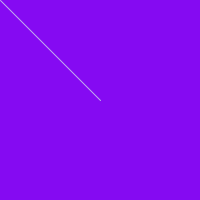
Frame 1 (no input)
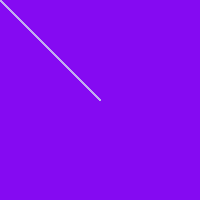
Frame 60 (the mouse pressed at the canvas centre just before this capture)
Frame 120 (the mouse held since frame 60 and released just before this capture): identical to frame 60, image omitted

The Processing sketch that drew these frames (run headless with seeded random() and noise(); from frame 60 on, the mouse is pressed at the canvas centre):

// Processing sketch: processing_93566
// ── processing_93566.pde

void setup(){
  size(200,200);
  background (133,10,242);
}
void draw(){
  stroke (193,175,237);
    line(mouseX, mouseY, 100, 100);
}
